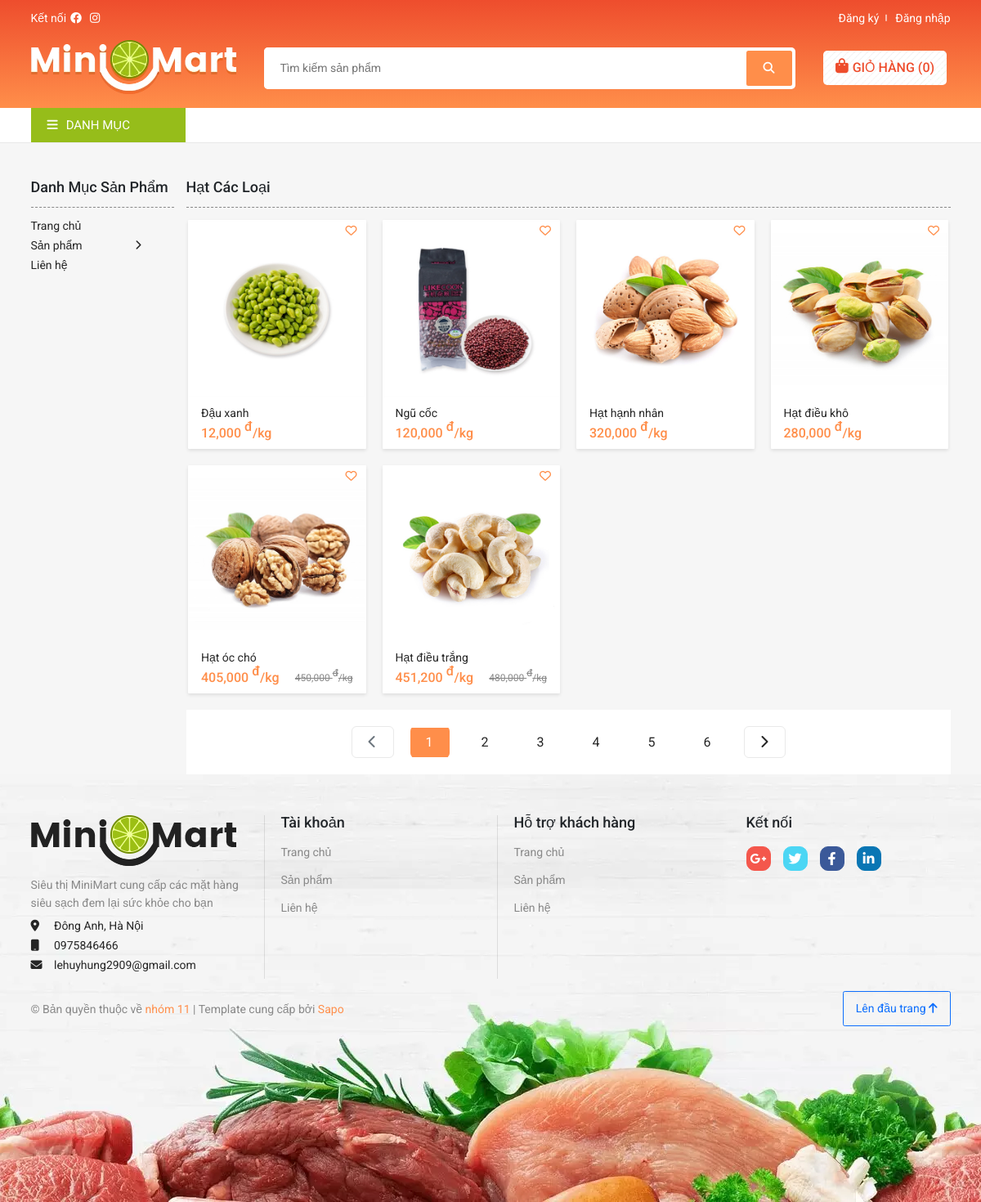
The app's page /products.php?cate=Hạt+các+loại with its own data.
### tables this page shows
CREATE TABLE `product` (
  `id` int(11) NOT NULL,
  `cate_id` int(11) NOT NULL,
  `title` varchar(100) NOT NULL,
  `price` int(11) NOT NULL,
  `unit` varchar(20) NOT NULL,
  `country` varchar(50) NOT NULL,
  `discount` int(11) NOT NULL,
  `quantity` int(11) NOT NULL,
  `description` longtext NOT NULL,
  `created_At` datetime NOT NULL,
  `updated_At` datetime NOT NULL,
  `deleted` int(11) NOT NULL DEFAULT 0
);

CREATE TABLE `galery` (
  `id` int(11) NOT NULL,
  `product_id` int(11) NOT NULL,
  `thumbnail` varchar(500) NOT NULL,
  `created_At` datetime NOT NULL
);

### ultils/ultility.php (called while the page is built, shortened)
<?php
function fixInjection($sql)
{
    $sql = str_replace('\\', '\\\\', $sql);
    $sql = str_replace('\'', '\\\'', $sql);
    return $sql;
}
function getGet($key)
{
    $value = "";
    if (isset($_GET[$key])) {
        $value = $_GET[$key];
        $value = fixInjection($value);
    }
    return $value;
}

### database/dbhelper.php (called while the page is built, shortened)
<?php
function executeResult($sql, $isSingle = false)
{
    $data = null;
    $cont = mysqli_connect(HOST, USERNAME, PASSWORD, DATABASE);
    mysqli_set_charset($cont, "utf8");
    $result = mysqli_query($cont, $sql);
    if ($isSingle) {
        $data = mysqli_fetch_array($result, 1);
    } else {
        $data = [];
        while (($row = mysqli_fetch_array($result, 1)) != null) {
            $data[] = $row;
        }
    }
    return $data;
}

### products.php (the view, shortened to what this page needs)
<?php
require_once './database/dbhelper.php';
require_once './ultils/ultility.php';
$limit = 12;
$page = 0;
$cateName = "";
if (!empty($_GET)) {
    $page = getGet('page');
    if (empty($page)) {
        $page = 1;
    }
    $cateName = urldecode(getGet('cate'));
} else {
    $page = 1;
}
$page_first_result = ($page - 1) * $limit;
$quantity = count(executeResult("SELECT * FROM product"));
$number_page = ceil($quantity / $limit);
if (empty($cateName)) {
    $sql = "SELECT product.id, title, unit, price, discount, quantity, name FROM product INNER JOIN category ON product.cate_id = category.id WHERE deleted = 0 LIMIT " . $page_first_result . "," . $limit;
} else {
    $sql = "SELECT product.id, title, country, unit, price, discount, quantity, name FROM product INNER JOIN category ON product.cate_id = category.id WHERE deleted = 0 AND name = '$cateName' LIMIT " . $page_first_result . "," . $limit;
}
$products = executeResult($sql);
$img = "SELECT * FROM galery";
$list = executeResult($img);
?>
<!DOCTYPE html>
<html lang="en">
<head>
    <link href="https://cdn.jsdelivr.net/npm/bootstrap@5.1.3/dist/css/bootstrap.min.css" rel="stylesheet"
 />
    <link rel="stylesheet" href="https://cdnjs.cloudflare.com/ajax/libs/font-awesome/6.1.1/css/all.min.css"
 />
    <link rel="stylesheet" href="./dist/css/style.css" />
</head>
<?php
include "./header.php";
include "./navbar.php";
?>
<div class="product-list--wrap container">
    <div class="row">
        <div class="col-md-2">
            <h3 class="product-list__title">Danh mục sản phẩm</h3>
            <div class="sub-menu">
                <ul class="sub-menu__list">
                    <li class="sub-menu__item"><a class="sub-menu__link" href="./index.php">Trang chủ</a></li>
                    <li class="sub-menu__item"><a aria-current="page" class="sub-menu__link sub-menu__link--not">Sản
                            phẩm <i class="fas fa-chevron-right sub-menu__icon"></i></a>
                    </li>
                    <li class="sub-menu__item"><a class="sub-menu__link" href="./feedback.php">Liên hệ</a></li>
                </ul>
            </div>
        </div>
        <div class="col">
            <h3 class="product-list__title"><?=empty($cateName) ? "Tất cả sản phẩm" : $cateName?></h3>
            <div class="product-list row">
                <?php
foreach ($products as $row) {
    $newPrice = (int) $row['price'] - (int) $row['price'] * (int) $row['discount'] / 100;
    $thumbnail = "";
    foreach ($list as $img) {
        if ($img['product_id'] == $row['id']) {
            $thumbnail = $img['thumbnail'];
            break;
        }
    }
    if ($row['discount'] != 0) {
        echo '<form class="product-card--wrap col-md-3" method="POST">
        <div class="product-card">
            <a class="product-card__link" href="./productDetail.php?id=' . $row['id'] . '">
                <div class="product-card__img">
                    <img src="./assets/thumbnail/' . $thumbnail . '"
                        alt="anh">
                </div>
                <div class="product-card__info">
                    <div class="product-card__name" style="-webkit-line-clamp: 1; display: -webkit-box;">' . $row['title'] . '</div>
                    <div class="product-card__price--wrap">
                        <p class="product__price">' . number_format($newPrice) . ' <sup>đ</sup>/' . $row['unit'] . '</p>
                        <p class="product__price--old">' . number_format((int) $row['price']) . ' <sup>đ</sup>/' . $row['unit'] . '</p>
                    </div>
                </div>
            </a>
            <p class="product-card__view--btn"><i class="fas fa-eye"></i></p>
            <p class="product-card__favorite--btn"><i class="far fa-heart"></i></p>
            <input type="text" class="d-none" name="id" value="' . $row['id'] . '">
            <input type="text" class="d-none" name="title" value="' . $row['title'] . '">
            <input type="text" class="d-none" name="thumbnail" value="' . $thumbnail . '">
            <input type="text" class="d-none" name="price" value="' . $newPrice . '">
            <input type="text" class="d-none" name="quantity" value="1">
            <div class="add-cart-btn--wrap">';
        echo '</div>
        </div>
        </form>';
    } else {
        echo '<form class="product-card--wrap col-md-3" method="POST">
        <div class="product-card">
            <a class="product-card__link" href="./productDetail.php?id=' . $row['id'] . '">
                <div class="product-card__img">
                    <img src="./assets/thumbnail/' . $thumbnail . '"
                        alt="anh">
                </div>
                <div class="product-card__info">
                    <div class="product-card__name" style="-webkit-line-clamp: 1; display: -webkit-box;">' . $row['title'] . '</div>
                    <div class="product-card__price--wrap">
                        <p class="product__price">' . number_format((int) $row['price']) . ' <sup>đ</sup>/' . $row['unit'] . '</p>
                    </div>
                </div>
            </a>
            <p class="product-card__view--btn"><i class="fas fa-eye"></i></p>
            <p class="product-card__favorite--btn"><i class="far fa-heart"></i></p>
            <input type="text" class="d-none" name="id" value="' . $row['id'] . '">
            <input type="text" class="d-none" name="title" value="' . $row['title'] . '">
            <input type="text" class="d-none" name="thumbnail" value="' . $thumbnail . '">
            <input type="text" class="d-none" name="price" value="' . $newPrice . '">
            <input type="text" class="d-none" name="quantity" value="1">
            <div class="add-cart-btn--wrap">';
        echo '</div>
        </div>
        </form>';
    }
}
?>
            </div>
            <nav class="pagination--wrap" aria-label="pagination">
                <ul class="pagination pagination-lg">
                    <li class="page-item <?=$page == 1 ? 'disabled' : ''?>">
                        <a class="page-link" aria-label="Previous" href="?cate=<?=$cateName?>&page=<?=$page - 1?>">
                            <span aria-hidden="true" class="pagination-previous"><i class="fas fa-chevron-left"></i>
                            </span>
                        </a>
                    </li>
                    <?php
for ($i = 1; $i <= $number_page; $i++) {
    if ($i == $page) {
        echo '<li class="page-item active">
                <a class="page-link" href="?cate=' . $cateName . '&page=' . $i . '">' . $i . '</a>
            </li>';
    } else {
        echo '<li class="page-item">
                <a class="page-link" href="?cate=' . $cateName . '&page=' . $i . '">' . $i . '</a>
            </li>';
    }
}
?>
                    <li class="page-item <?=$page == $number_page ? 'disabled' : ''?>">
                        <a class="page-link" aria-label="Next" href="?cate=<?=$cateName?>&page=<?=$page + 1?>">
                            <span aria-hidden="true">
                                <i class="fas fa-chevron-right"></i>
                            </span>
                        </a>
                    </li>
                </ul>
            </nav>
        </div>
    </div>
</div>
<?php
include "./footer.php";
?>

### records on screen
product: galery.thumbnail (picture), title "Đậu xanh", price "12,000", unit "kg"
product: galery.thumbnail (picture), title "Ngũ cốc", price "120,000", unit "kg"
product: galery.thumbnail (picture), title "Hạt hạnh nhân", price "320,000", unit "kg"
product: galery.thumbnail (picture), title "Hạt điều khô", price "280,000", unit "kg"
product: galery.thumbnail (picture), title "Hạt óc chó", newPrice "405,000", unit "kg", price "450,000"
product: galery.thumbnail (picture), title "Hạt điều trắng", newPrice "451,200", unit "kg", price "480,000"

### other values on screen
$cateName "Hạt Các Loại"
